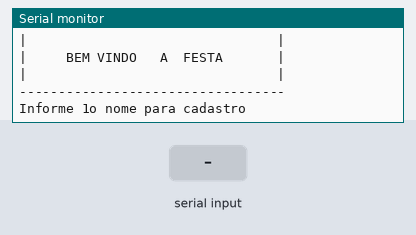
The sketch below on a simulated Arduino Uno, built with avr-gcc and run on an emulated ATmega328P. Parts: the last lines printed to the serial monitor. The inputs (shaded band) are chosen by the test bench.

Above: at 1.2 s.
1.3 s: "90,45\n" received over Serial
At 3.5 s:
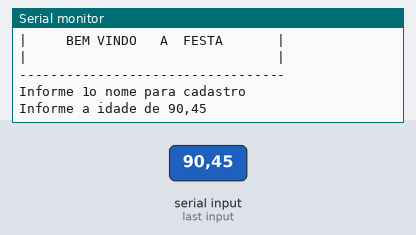
3.8 s: "30,150\n" received over Serial
At 4.6 s:
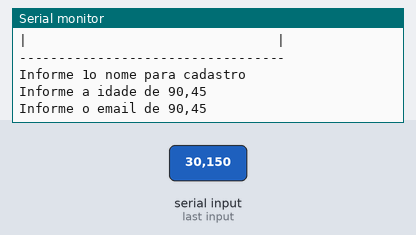
5.3 s: "5\n" received over Serial
At 7.5 s:
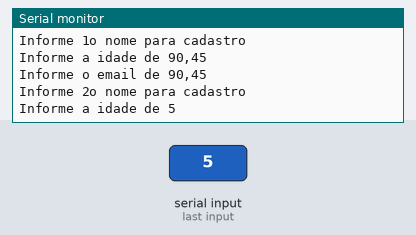
7.8 s: "90\n" received over Serial
At 8.6 s:
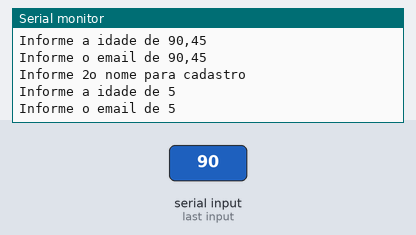

The sketch:

cadastro_de_convidados_vetores1.ino
```cpp
// C++ code
//Variáveis Globais
/*
	Cria um vetor tamanho 4, de zero a 3
    fazendo parte do mesmo cadastro
*/
int qtdCadastro = 4;
String convidados[4];
int idadeConvidados[4];//Camel Case
String emailConvidados[4];


//Funções
void desenhaCabecalho()
{
  Serial.println("----------------------------------");
  Serial.println("|                                |");
  Serial.println("|     BEM VINDO   A  FESTA       |");
  Serial.println("|                                |");
  Serial.println("----------------------------------");
}


void setup()
{
  Serial.begin(9600);//inicia a comunicação serial
}


void loop()
{

  //fazer um cabeçalho bonitinho para o programa
  desenhaCabecalho();//chama a função para desenhar o cabeçalho

  //cadastrar os dados
  for(int i = 0; i < 4; i++)
  {
    //solicitar o nome do usuário
    Serial.println("Informe " +String(i + 1)+ "o nome para cadastro");
    while(!Serial.available());
    convidados[i] = Serial.readString();
    //solicitar a idade
    Serial.println("Informe a idade de " + convidados[i]);
    while(!Serial.available());
    idadeConvidados[i] = Serial.parseInt();
    //solicitar o email
    Serial.println("Informe o email de " + convidados[i]);
    while(!Serial.available());
    emailConvidados[i] = Serial.readString();

  }//fim do for


  //Exibir a lista de convidados - obs: só vai na festa quem for maior de idade >= 18
  //obs: só vai na festa quem for maior de idade >= 18
  Serial.println(" ** Exibindo convidados eleitos para a festa ** ");
  Serial.println();
  Serial.println();
  for(int i = 0; i < 4; i++)
  {
    //if(idadeConvidados[i] >= 18)
  //{//apenas maiores de 18
  Serial.println("Nome: " + convidados[i]);
  Serial.println("Idade: " + String(idadeConvidados[i]));
  Serial.println("Email: " + emailConvidados[i]);
  Serial.println("Permissao para a festa: " + String(idadeConvidados[i] >= 18 ? "Ok" : "Menor de Idade"));
  Serial.println();
    //}//fim do if

  }//fim do for


  delay(2000);//pausa de 2 segundos
}
```

Measured:
- after the input at 1.3 s, the serial monitor: prints a new line after 1.0 s (image 1)
- after the input at 3.8 s, the serial monitor: prints a new line at once (image 2)
- after the input at 5.3 s, the serial monitor: prints a new line after 1.0 s (image 3)
- after the input at 7.8 s, the serial monitor: prints a new line at once (image 4)
